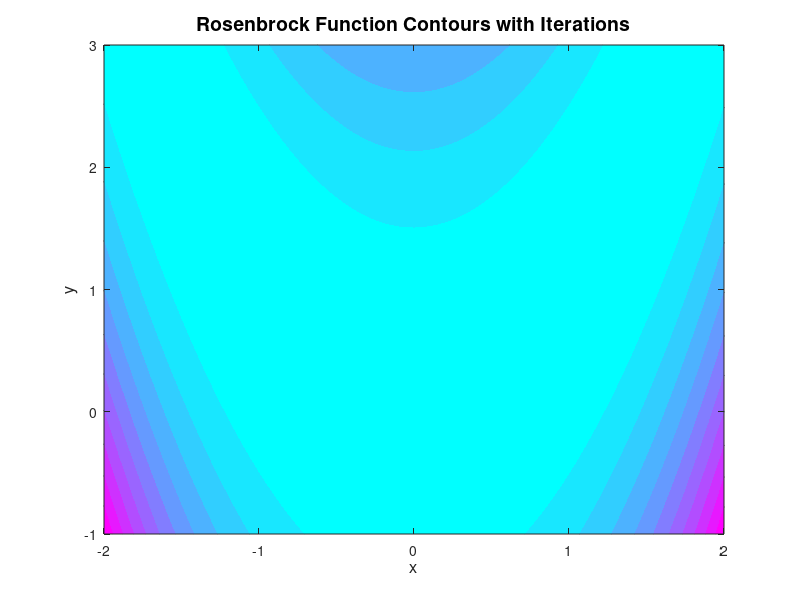

This figure's MATLAB source: (Note: this script raises an error after producing the figure.)
function rosenbrock_optimization
    % Optimization methods on the Rosenbrock function
    initial_guesses = [1.2, 1.2; -1.2, 1]; % Different starting points
    alpha0 = 1; % Initial step length
    target = [1, 1]; % Optimal point for convergence distance calculation

    for i = 1:size(initial_guesses, 1)
        initial_guess = initial_guesses(i, :);
        fprintf('Initial guess: (%.1f, %.1f)\n', initial_guess(1), initial_guess(2));

        % Run Steepest Descent
        [x_sd, alpha_sd, iter_sd] = steepest_descent(@rosenbrock_function, initial_guess, alpha0);
        fprintf('Final position for SD: (%.4f, %.4f)\n', x_sd(1), x_sd(2));

        % Run Newton's Method
        [x_newton, alpha_newton, iter_newton] = newton_method(@rosenbrock_function, initial_guess, alpha0);
        fprintf('Final position for Newton: (%.4f, %.4f)\n', x_newton(1), x_newton(2));

        % Run BFGS
        [x_bfgs, alpha_bfgs, iter_bfgs] = bfgs_method(@rosenbrock_function, initial_guess, alpha0);
        fprintf('Final position for BFGS: (%.4f, %.4f)\n', x_bfgs(1), x_bfgs(2));

        % Generate a finer grid for the Rosenbrock contour plot
[X, Y] = meshgrid(-2:0.05:2, -1:0.05:3); % Increased resolution and range
Z = 100 * (Y - X.^2).^2 + (1 - X).^2; % Rosenbrock function for contour plot

% Plot the Rosenbrock function contours
figure;
contour(X, Y, Z, 'LineColor', 'k'); % Use black lines for contour
colormap('cool'); % Use a distinct colormap for the filled contours
hold on;
title('Rosenbrock Function Contours with Iterations', 'FontSize', 14);
xlabel('x', 'FontSize', 12);
ylabel('y', 'FontSize', 12);

% Plot filled contours with transparency (optional)
contourf(X, Y, Z, 'LineColor', 'none'); % Fill contours without lines
alpha(0.5); % Set transparency for filled contours

% Plot iteration trajectories with distinct colors
plot(iter_sd(1:5:end,1), iter_sd(1:5:end,2), 'r-o', 'MarkerSize', 6, 'LineWidth', 1.5, 'DisplayName', 'SD Trajectory'); % Steepest Descent
plot(iter_newton(1:5:end,1), iter_newton(1:5:end,2), 'g--s', 'MarkerSize', 8, 'LineWidth', 1.5, 'DisplayName', 'Newton Trajectory'); % Newton
plot(iter_bfgs(1:5:end,1), iter_bfgs(1:5:end,2), 'b-^', 'MarkerSize', 6, 'LineWidth', 1.5, 'DisplayName', 'BFGS Trajectory'); % BFGS

% Mark the optimum point
plot(1, 1, 'ko', 'MarkerFaceColor', 'k', 'DisplayName', 'Optimum (1, 1)');
legend('show', 'Location', 'best');
grid on; % Enable grid
hold off;



        % Calculate and plot distance to optimum vs iteration in a logarithmic scale
        dist_sd = vecnorm(iter_sd - target, 2, 2);
        dist_newton = vecnorm(iter_newton - target, 2, 2);
        dist_bfgs = vecnorm(iter_bfgs - target, 2, 2);

        figure;
        semilogy(1:length(dist_sd), dist_sd, 'r-o', 'DisplayName', 'Steepest Descent');
        hold on;
        semilogy(1:length(dist_newton), dist_newton, 'g-o', 'DisplayName', 'Newton');
        semilogy(1:length(dist_bfgs), dist_bfgs, 'b-o', 'DisplayName', 'BFGS');
        xlabel('Iteration (k)');
        ylabel('Distance to Optimum (log scale)');
        title('Convergence of Methods (Log Scale)');
        legend show;
        hold off;
    end
end



function [x, alpha_k, iter] = steepest_descent(func, initial_guess, alpha0)
    x = initial_guess(:)'; % Ensure x is a 1x2 row vector
    alpha_k = zeros(1, 3000); % Preallocate for maximum iterations
    max_iter = 3000;
    tol = 1e-8; % Tighter tolerance
    iter = zeros(max_iter, 2); % Store iterations

    for k = 1:max_iter
        grad = numerical_gradient(func, x(1), x(2));
        alpha = alpha0;  % Reset step size for this iteration

        % Backtracking line search
        while func(x(1) - alpha * grad(1), x(2) - alpha * grad(2)) > func(x(1), x(2)) - 0.001 * alpha * norm(grad)^2
            alpha = alpha / 2; % Reduce alpha
        end
        
        % Update step
        x = x - alpha * grad(:)'; % Ensure x remains a 1x2 row vector
        alpha_k(k) = alpha; % Store the step length
        iter(k, :) = x; % Store the iteration point

        % Check for convergence
        if norm(grad) < tol
            break;
        end
    end

    % Trim alpha_k and iter to actual number of iterations
    alpha_k = alpha_k(1:k);
    iter = iter(1:k, :);
end


function [x, alpha_k, iter] = newton_method(func, initial_guess, alpha0)
    x = initial_guess(:)'; % Ensure x is a 1x2 row vector
    alpha_k = zeros(1, 2000); % Preallocate for maximum iterations
    max_iter = 2000;
    tol = 1e-8;
    delta = 1e-5; % Small regularization term
    iter = zeros(max_iter, 2); % Store iterations

    for k = 1:max_iter
        grad = numerical_gradient(func, x(1), x(2));
        hess = numerical_hessian(func, x(1), x(2)) + delta * eye(2); % Regularize Hessian

        % Attempt Newton step; fallback to Steepest Descent if Hessian is not positive definite
        if any(eig(hess) <= 0)
            direction = -grad; % Steepest descent direction
        else
            direction = -hess \ grad(:); % Newton direction
        end

        % Backtracking line search
        alpha = alpha0;
        while func(x(1) + alpha * direction(1), x(2) + alpha * direction(2)) > func(x(1), x(2)) + 0.001 * alpha * (grad' * direction)
            alpha = alpha / 2;
            if alpha < 1e-14
                warning('Alpha became too small, stopping line search.');
                break;
            end
        end

        % Update step
        x = x + alpha * direction(:)';
        alpha_k(k) = alpha; % Store step length
        iter(k, :) = x; % Store iteration point

        % Check for convergence
        if norm(grad) < tol
            break;
        end
    end

    % Trim alpha_k and iter to actual number of iterations
    alpha_k = alpha_k(1:k);
    iter = iter(1:k, :);
end

function [x, alpha_k, iter] = bfgs_method(func, initial_guess, alpha0)
    x = initial_guess(:)'; % Ensure x is a 1x2 row vector
    alpha_k = zeros(1, 5000); % Increased maximum iterations
    max_iter = 5000;
    tol = 1e-8;
    B = eye(2); % Start with identity matrix as initial Hessian approximation
    iter = zeros(max_iter, 2); % Store iterations

    for k = 1:max_iter
        grad = numerical_gradient(func, x(1), x(2));
        % Compute search direction
        p = -B \ grad(:);

        % Normalize p if it is too large
        if norm(p) > 1
            p = p / norm(p);
        end

        % Adjusted backtracking line search
        alpha = alpha0 * 0.5; % Smaller initial step size
        while func(x(1) + alpha * p(1), x(2) + alpha * p(2)) > func(x(1), x(2)) + 0.0001 * alpha * (grad' * p)
            alpha = alpha * 0.9; % Smaller decrement factor
            if alpha < 1e-14 % Break if alpha becomes very small
                warning('Alpha became too small, stopping line search.');
                break;
            end
        end

        % Update x
        x_new = x + alpha * p';
        alpha_k(k) = alpha; % Store the step length
        iter(k, :) = x_new; % Store the iteration point

        % Check for convergence
        if norm(grad) < tol
            break;
        end

        % BFGS Update
        s = (x_new - x)'; % Step vector
        x = x_new; % Update x to new value
        grad_new = numerical_gradient(func, x(1), x(2));
        y = (grad_new - grad)'; % Gradient difference vector

        % Only update B if y and s provide a meaningful update
        if dot(y, s) > 1e-10
            B = B + (y * y') / dot(y, s) - (B * (s * s') * B) / (s' * B * s);
        end

        % Reset B to identity every 5 iterations
        if mod(k, 5) == 0
            B = eye(2);
        end
    end

    % Trim alpha_k and iter to actual number of iterations
    alpha_k = alpha_k(1:k);
    iter = iter(1:k, :);
end


function z = rosenbrock_function(x, y)
    z = 100 * (y - x^2)^2 + (1 - x)^2;  % Rosenbrock function
end

function grad = numerical_gradient(func, x, y)
    h = 1e-6; % Small step for finite difference
    grad_x = (func(x + h, y) - func(x - h, y)) / (2 * h);
    grad_y = (func(x, y + h) - func(x, y - h)) / (2 * h);
    grad = [grad_x; grad_y];
end
function hess = numerical_hessian(func, x, y)
    h = 1e-6; % Small step for finite difference
    grad_x_plus_h = numerical_gradient(func, x + h, y);
    grad_x_minus_h = numerical_gradient(func, x - h, y);
    grad_y_plus_h = numerical_gradient(func, x, y + h);
    grad_y_minus_h = numerical_gradient(func, x, y - h);

    hess = zeros(2, 2);
    hess(1, 1) = (grad_x_plus_h(1) - grad_x_minus_h(1)) / (2 * h); % fxx
    hess(1, 2) = (grad_y_plus_h(1) - grad_y_minus_h(1)) / (2 * h); % fxy
    hess(2, 1) = hess(1, 2); % Symmetry
    hess(2, 2) = (grad_y_plus_h(2) - grad_y_minus_h(2)) / (2 * h); % fyy
end